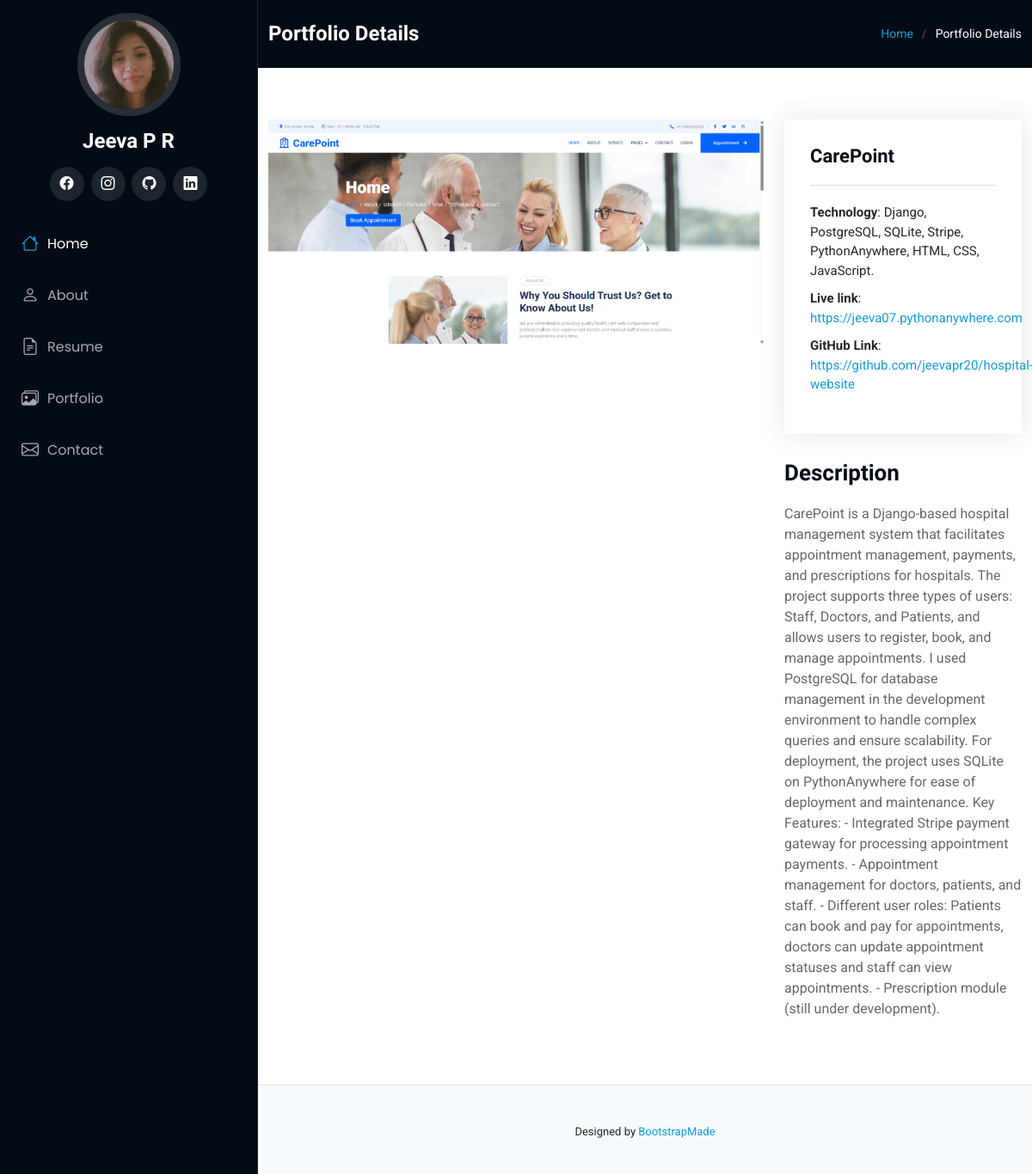
The app's page /portfolio-details/1/ with its own data.
### portfolio_app/models.py (models this page shows, shortened)
class Project(models.Model):
    title = models.CharField(max_length=100)
    tagline = models.CharField(max_length=200)
    description = models.TextField()
    technology = models.CharField(max_length=250)
    link=models.CharField(max_length=100, null=True, blank=True)
    gitlink=models.CharField(max_length=100, null=True)
    image = models.FileField(upload_to="projects/", blank=True)

### portfolio_app/views.py (the view)
# urls.py: path('portfolio-details/<int:pk>/', portfolio_details, name='portfolio-details'),
def portfolio_details(request,pk):
    project = get_object_or_404(Project, pk=pk)
    context = {
        "project": project
    }
    return render(request,'portfolio_app/portfolio-details.html',context)

### portfolio_app/templates/portfolio_app/portfolio-details.html (shortened to what this page needs)
{% extends "portfolio_app/index.html" %}
{% load static %}
{% block content %}
 <div class="page-title dark-background">
  <div class="container d-lg-flex justify-content-between align-items-center">
    <h1 class="mb-2 mb-lg-0">Portfolio Details</h1>
    <nav class="breadcrumbs">
      <ol>
        <li><a href="{% url 'home' %}">Home</a></li>
        <li class="current">Portfolio Details</li>
      </ol>
    </nav>
  </div>
</div>
<section id="portfolio-details" class="portfolio-details section">
  <div class="container" data-aos="fade-up" data-aos-delay="100">
    <div class="row gy-4">
      <div class="col-lg-8">
        <div class="portfolio-details-slider swiper init-swiper">
          <div class="swiper-wrapper align-items-center">
            {% if project.image %}
            <div class="swiper-slide">
              <img src="{{ project.image.url }}" alt="">
            </div>
            {% endif %}
          </div>
        </div>
      </div>
      <div class="col-lg-4">
        <div class="portfolio-info" data-aos="fade-up" data-aos-delay="200">
          <h3>{{project.title}}</h3>
          <ul>
            <li><strong>Technology</strong>: {{project.technology}}</li>
            <li><strong>Live link</strong>: <a href="{{project.link}}" target="_blank">{{project.link}}</a></li>
            <li><strong>GitHub Link</strong>: <a href="{{project.gitlink}}" target="_blank">{{project.gitlink}}</a></li>
          </ul>
        </div>
        <div class="portfolio-description" data-aos="fade-up" data-aos-delay="300">
          <h2>Description</h2>
          <p>
           {{project.description}}
          </p>
        </div>
      </div>
    </div>
  </div>
</section>
{% endblock content%}

### portfolio_app/templates/portfolio_app/index.html (shortened to what this page needs)
{% load static %}
<!DOCTYPE html>
<html lang="en">
<head>
  <link href="{% static 'assets/vendor/bootstrap/css/bootstrap.min.css' %}" rel="stylesheet">
  <link href="{% static 'assets/vendor/bootstrap-icons/bootstrap-icons.css' %}" rel="stylesheet">
  <link href="{% static 'assets/vendor/aos/aos.css" rel="stylesheet' %}">
  <link href="{% static 'assets/vendor/glightbox/css/glightbox.min.css' %}" rel="stylesheet">
  <link href="{% static 'assets/vendor/swiper/swiper-bundle.min.css' %}" rel="stylesheet">
  <link href="{% static 'assets/css/main.css' %}" rel="stylesheet">
  <link rel="stylesheet" href="https://cdn.jsdelivr.net/npm/aos@2.3.4/dist/aos.css">
</head>
<body class="index-page">
  <header id="header" class="header dark-background d-flex flex-column">
    <div class="profile-img">
      <img src="{% static 'assets/img/jeeva-pic.jpeg' %}" alt="" class="img-fluid rounded-circle">
    </div>
    <a href="index.html" class="logo d-flex align-items-center justify-content-center">
      <h1 class="sitename">Jeeva P R</h1>
    </a>
    <div class="social-links text-center">
      <a href="https://www.facebook.com/jeeva.pr" class="facebook" target='blank'><i class="bi bi-facebook"></i></a>
      <a href="https://www.instagram.com/_neko_sama__/" class="instagram" target='blank'><i class="bi bi-instagram"></i></a>
      <a href="https://github.com/jeevapr20" class="google-plus" target='blank'><i class="bi bi-github"></i></a>
      <a href="https://www.linkedin.com/in/jeeva-p-r/" class="linkedin" target='blank'><i class="bi bi-linkedin"></i></a>
    </div>
    <nav id="navmenu" class="navmenu">
      <ul>
        <li><a href="#hero" class="active"><i class="bi bi-house navicon"></i>Home</a></li>
        <li><a href="#about"><i class="bi bi-person navicon"></i> About</a></li>
        <li><a href="#resume"><i class="bi bi-file-earmark-text navicon"></i> Resume</a></li>
        <li><a href="#portfolio"><i class="bi bi-images navicon"></i> Portfolio</a></li>
        <li><a href="#contact"><i class="bi bi-envelope navicon"></i> Contact</a></li>
      </ul>
    </nav>
  </header>
  <main class="main">
    {% block content %}{% endblock %}
  </main>
  <footer id="footer" class="footer position-relative light-background">
    <div class="container">
      <div class="credits">
        Designed by <a href="https://bootstrapmade.com/">BootstrapMade</a>
      </div>
    </div>
  </footer>
</body>
</html>

### records on screen
Project: image (picture), title "CarePoint", technology "Django, PostgreSQL, SQLite, Stripe, PythonAnywhere, HTML, CSS, JavaScript.", link "https://jeeva07.pythonanywhere.com", gitlink "https://github.com/jeevapr20/hospital-website", description "CarePoint is a Django-based hospital management system that facilitates appointment management, payments, and prescriptions for hospitals. The project supports three types of users: Staff, Doctors, and Patients, and allows users to register, book, and manage appointments. I used PostgreSQL for database management in the development environment to handle complex queries and ensure scalability. For deployment, the project uses SQLite on PythonAnywhere for ease of deployment and maintenance. Key Features: - Integrated Stripe payment gateway for processing appointment payments. - Appointment management for doctors, patients, and staff. - Different user roles: Patients can book and pay for…"
